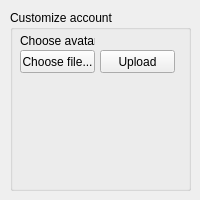
          <widget class="QWidget" name="tabSettingsAccount">
           <attribute name="title">
            <string>Account</string>
           </attribute>
           <widget class="QGroupBox" name="grbCustomizeAccount">
            <property name="geometry">
             <rect>
              <x>10</x>
              <y>10</y>
              <width>181</width>
              <height>181</height>
             </rect>
            </property>
            <property name="title">
             <string>Customize account</string>
            </property>
            <widget class="QLabel" name="lblChooseAvatarFile">
             <property name="geometry">
              <rect>
               <x>10</x>
               <y>23</y>
               <width>75</width>
               <height>16</height>
              </rect>
             </property>
             <property name="text">
              <string>Choose avatar:</string>
             </property>
            </widget>
            <widget class="QPushButton" name="btnUploadAvatarFile">
             <property name="geometry">
              <rect>
               <x>90</x>
               <y>40</y>
               <width>75</width>
               <height>23</height>
              </rect>
             </property>
             <property name="text">
              <string>Upload</string>
             </property>
            </widget>
            <widget class="QPushButton" name="btnChooseAvatarFile">
             <property name="geometry">
              <rect>
               <x>10</x>
               <y>40</y>
               <width>75</width>
               <height>23</height>
              </rect>
             </property>
             <property name="toolTip">
              <string>&lt;no file selected&gt;</string>
             </property>
             <property name="text">
              <string>Choose file...</string>
             </property>
            </widget>
           </widget>
          </widget>
